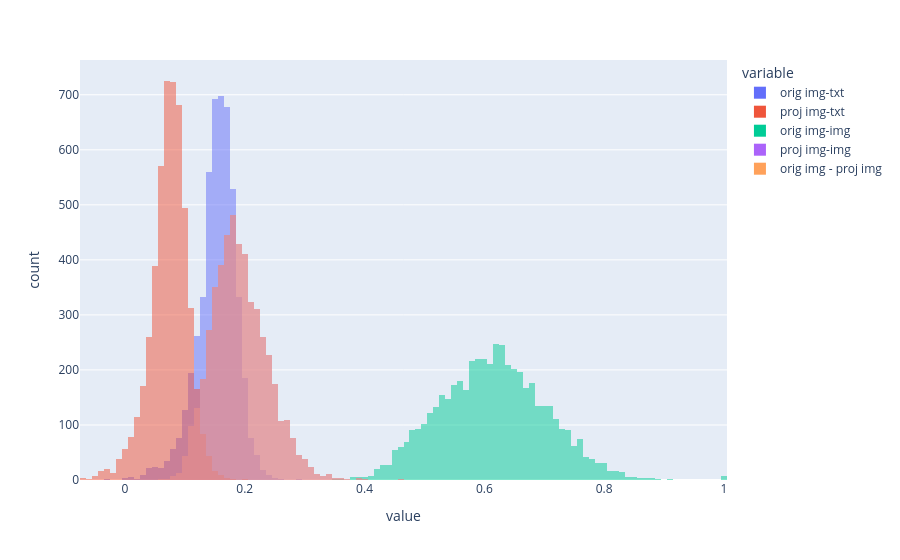

The notebook cell this image was saved under:
### Code cell
import plotly.express as px
display(px.histogram({
    'orig img-txt':(img_embs @ txt_embs.T).view(-1)[:5000], 
    'proj img-txt':(img_embs_proj @ txt_embs.T).view(-1)[:5000],
    'orig img-img':(img_embs @ img_embs.T).view(-1)[:5000],
    'proj img-img':(img_embs_proj @ img_embs_proj.T).view(-1)[:5000]
},barmode='overlay'))

### Figure 1 — Plotly figure (JSON) as saved in the notebook; plotly's stock layout.template omitted (floating-point values rounded to 4 significant figures; data arrays with more than 128 entries replaced by an {"elided": "..."} marker saying what was removed)
{"data": [{"bingroup": "x", "hovertemplate": "variable=orig img-txt<br>value=%{x}<br>count=%{y}<extra></extra>", "legendgroup": "orig img-txt", "marker": {"color": "#636efa", "opacity": 0.5, "pattern": {"shape": ""}}, "name": "orig img-txt", "orientation": "v", "showlegend": true, "type": "histogram", "x": {"elided": "5000 float values"}, "xaxis": "x", "yaxis": "y"}, {"bingroup": "x", "hovertemplate": "variable=proj img-txt<br>value=%{x}<br>count=%{y}<extra></extra>", "legendgroup": "proj img-txt", "marker": {"color": "#EF553B", "opacity": 0.5, "pattern": {"shape": ""}}, "name": "proj img-txt", "orientation": "v", "showlegend": true, "type": "histogram", "x": {"elided": "5000 float values"}, "xaxis": "x", "yaxis": "y"}, {"bingroup": "x", "hovertemplate": "variable=orig img-img<br>value=%{x}<br>count=%{y}<extra></extra>", "legendgroup": "orig img-img", "marker": {"color": "#00cc96", "opacity": 0.5, "pattern": {"shape": ""}}, "name": "orig img-img", "orientation": "v", "showlegend": true, "type": "histogram", "x": {"elided": "5000 float values"}, "xaxis": "x", "yaxis": "y"}, {"bingroup": "x", "hovertemplate": "variable=proj img-img<br>value=%{x}<br>count=%{y}<extra></extra>", "legendgroup": "proj img-img", "marker": {"color": "#ab63fa", "opacity": 0.5, "pattern": {"shape": ""}}, "name": "proj img-img", "orientation": "v", "showlegend": true, "type": "histogram", "x": {"elided": "5000 float values"}, "xaxis": "x", "yaxis": "y"}, {"bingroup": "x", "hovertemplate": "variable=orig img - proj img<br>value=%{x}<br>count=%{y}<extra></extra>", "legendgroup": "orig img - proj img", "marker": {"color": "#FFA15A", "opacity": 0.5, "pattern": {"shape": ""}}, "name": "orig img - proj img", "orientation": "v", "showlegend": true, "type": "histogram", "x": {"elided": "5000 float values"}, "xaxis": "x", "yaxis": "y"}], "layout": {"barmode": "overlay", "legend": {"title": {"text": "variable"}, "tracegroupgap": 0}, "margin": {"t": 60}, "xaxis": {"anchor": "y", "domain": [0, 1], "title": {"text": "value"}}, "yaxis": {"anchor": "x", "domain": [0, 1], "title": {"text": "count"}}}}
